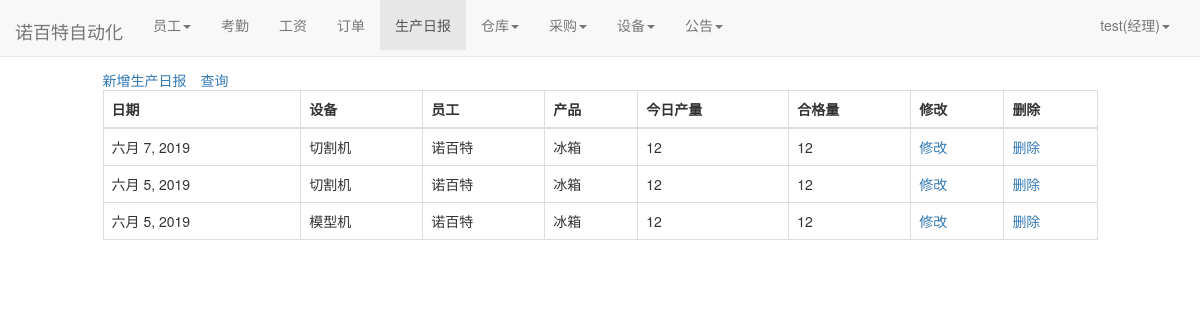
The app's page /warehouse/product_diary/ (signed in) with its own data.
### user/models.py (models this page shows)
class Profile(models.Model):
    user = models.OneToOneField(User, on_delete=models.CASCADE)
    staff_gender = models.CharField(max_length=10, choices=(('male', '男'), ('female', '女')), default='male',
                                    verbose_name='性别')
    staff_age = models.PositiveIntegerField(verbose_name="年龄")
    staff_home = models.CharField(max_length=100, verbose_name="籍贯")
    staff_nationality = models.CharField(max_length=20, verbose_name="民族")  # 民族
    staff_tel = models.BigIntegerField(verbose_name="电话")
    start_time = models.DateField(auto_now_add=True, verbose_name="入职时间")  # 入职时间
    id_card = models.CharField(max_length=20,verbose_name="身份证")  # 身份证号
    staff_type = models.CharField(max_length=100,verbose_name="职位", null=True)  # 职位
    salary_pre_hour = models.IntegerField(verbose_name="时薪")  # 时薪
    class Meta:
        ordering = ['-start_time']

### warehouse/models.py (models this page shows)
class ProduceDiary(models.Model):#生产日记
    current_time = models.DateField(auto_now_add=True, verbose_name="日期")
    facility_id = models.ForeignKey(Facility, verbose_name="设备", on_delete=models.DO_NOTHING)
    staff_name = models.ForeignKey(User, verbose_name="员工", on_delete=models.DO_NOTHING)
    product_name = models.ForeignKey(Product, verbose_name="产品", on_delete=models.DO_NOTHING)
    today_done_num = models.IntegerField(default=0, verbose_name="今日产量")
    qualified_num = models.IntegerField(default=0, verbose_name="合格量")
    class Meta:
        ordering = ['-current_time']

class Product(models.Model):
    product_name = models.CharField(max_length=100)
    def __str__(self):
        return self.product_name

### facility/models.py (models this page shows)
class Facility(models.Model):#设备
    version = models.CharField(max_length=100, verbose_name="型号")
    facility_name = models.CharField(max_length=100, verbose_name="名称")
    price = models.BigIntegerField(verbose_name="价格")
    buyer = models.ForeignKey(User, on_delete=models.DO_NOTHING, verbose_name="购买人")
    buy_time = models.DateField(auto_now_add=True, verbose_name="购买时间")
    def __str__(self):
        return self.facility_name

### warehouse/views.py (the view)
# urls.py: path('product_diary/', views.product_diary, name='product_diary'),
def product_diary(request):
    context = {}
    product_diaries = ProduceDiary.objects.all()
    context['product_diaries'] = product_diaries
    return render(request, 'product_diary.html', context)

### user/models.py (called while the page is built)
def get_staff_type(self):
    if Profile.objects.filter(user=self).exists():
        profile = Profile.objects.get(user=self)
        return profile.staff_type
    else:
        return ''

### warehouse/templates/product_diary.html (shortened to what this page needs)
{% extends 'base.html' %}
{% block nav_producediary_active %}active{% endblock %}
{% block content %}
    <div class="containter">
        <div class="row">
            <div class="col-xs-10 col-xs-offset-1">
                {% if user.is_authenticated %}
                <table class="table table-bordered table-hover">
                    <a href="{% url 'product_diary_append' %}">新增生产日报</a>
                    <span style="margin-left: 1em"><a href="{% url 'product_diary_select' %}">查询</a></span>
                  <thead>
                    <tr>
                      <th scope="col">日期</th>
                      <th scope="col">设备</th>
                      <th scope="col">员工</th>
                      <th scope="col">产品</th>
                      <th scope="col">今日产量</th>
                       <th scope="col">合格量</th>
                           <th scope="col">修改</th>
                      <th scope="col">删除</th>
                    </tr>
                  </thead>
                  <tbody>
                  {%for product_diary in product_diaries%}
                    <tr>
                      <td>{{product_diary.current_time}}</td>
                        <td>{{product_diary.facility_id}}</td>
                      <td>{{product_diary.staff_name}}</td>
                      <td>{{product_diary.product_name}}</td>
                      <td>{{product_diary.today_done_num}}</td>
                      <td>{{product_diary.qualified_num}}</td>
                         <td><a href="{% url 'product_diary_modify' product_diary.pk%}">修改</a></li></td>
                      <td><a href="{% url 'product_diary_delete' product_diary.pk%}">删除</a></li></td>
                    </tr>
                  {% endfor %}
                  </tbody>
                </table>
                {% else %}
                    <span>未登录，跳转到首页...</span>
                    <script type="text/javascript">
                        window.location.href = '/';
                    </script>
                {% endif %}
            </div>
        </div>
    </div>
{% endblock %}

### templates/base.html (shortened to what this page needs)
{% load staticfiles %}
<!doctype html>
<html lang="en">
<head>
    <link rel="stylesheet" href="{% static 'base.css' %}">
     <link rel="stylesheet" href="{% static 'home.css' %}">
    <link rel="stylesheet" href="{% static 'bootstrap-3.37/css/bootstrap.min.css' %}">
</head>
<body>
     <div class="navbar navbar-default navbar-fixed-top" role="navigation">
        <div class="container-fluid">
            <div class="navbar-header">
            </div>
        </div>
     </div>
    <nav class="navbar navbar-default navbar-fixed-top">
      <div class="container-fluid">
        <div class="navbar-header">
          <a class="navbar-brand" href="{% url 'home' %}">诺百特自动化</a>
        </div>
          {% if  user.is_authenticated %}
        <div class="collapse navbar-collapse" id="bs-example-navbar-collapse-1">
          <ul class="nav navbar-nav">
              {% if user.get_staff_type == '经理' %}
              <li class="{% block nav_staff_active %}{% endblock %}">
                    <li class="dropdown">
                      <a href="#" class="dropdown-toggle" data-toggle="dropdown" role="button" aria-haspopup="true" aria-expanded="false">员工<span class="caret"></span></a>
                    </li>
                  </li>
                 <li class="{% block nav_attendence_active %}{% endblock %}"><a href="{% url 'attendence_lists'%}">考勤</a></li>
                  <li class="{% block nav_salary_active %}{% endblock %}"><a href="{% url 'salary_lists'%}">工资</a></li>
                  <li class="{% block nav_order_active %}{% endblock %}"><a href="{% url 'order_list' %}">订单</a></li>
                  <li class="{% block nav_producediary_active %}{% endblock %}"><a href="{% url 'product_diary' %}">生产日报</a></li>
                   <li class="{% block nav_warehousediary_active %}{% endblock %}">
                    <li class="dropdown">
                      <a href="#" class="dropdown-toggle" data-toggle="dropdown" role="button" aria-haspopup="true" aria-expanded="false">仓库<span class="caret"></span></a>
                    </li>
                  </li>
                  <li class="{% block nav_purchase_active %}{% endblock %}">
                    <li class="dropdown">
                      <a href="#" class="dropdown-toggle" data-toggle="dropdown" role="button" aria-haspopup="true" aria-expanded="false">采购<span class="caret"></span></a>
                    </li>
                  </li>
                  <li class="{% block nav_facility_active %}{% endblock %}">
                    <li class="dropdown">
                      <a href="#" class="dropdown-toggle" data-toggle="dropdown" role="button" aria-haspopup="true" aria-expanded="false">设备<span class="caret"></span></a>
                    </li>
                  </li>
              <li class="{% block nav_notice_active %}{% endblock %}">
                    <li class="dropdown">
                      <a href="#" class="dropdown-toggle" data-toggle="dropdown" role="button" aria-haspopup="true" aria-expanded="false">公告<span class="caret"></span></a>
                    </li>
                  </li>
              {%endif%}
          </ul>
        <ul class="nav navbar-nav navbar-right">
            <li class="dropdown">
              <a href="#" class="dropdown-toggle" data-toggle="dropdown" role="button" aria-haspopup="true" aria-expanded="false">
                  {{user.username}}({{user.get_staff_type}})<span class="caret"></span></a>
            </li>
        </ul>
    </div>
          {% else %}
           <ul class="nav navbar-nav navbar-right">
                <li><a href="{% url 'login' %}?from={{ request.get_full_path }}">登录</a></li>
           </ul>
          {% endif %}
      </div>
    </nav>
    {% block content%} {% endblock %}
</body>
</html>

### static/home.css (style rules this page uses)
* { margin: 0; padding: 0; }
body { margin-top: 70px!important; }
ul { list-style-type: none!important; }
ul.navbar-right { margin-right: 0; }
div.navbar-header { font-size: 200%; padding-top: 0.2em; }

### records on screen
ProduceDiary: current_time "六月 7, 2019", facility_id "切割机", staff_name "诺百特", product_name "冰箱", today_done_num "12", qualified_num "12"
ProduceDiary: current_time "六月 5, 2019", facility_id "切割机", staff_name "诺百特", product_name "冰箱", today_done_num "12", qualified_num "12"
ProduceDiary: current_time "六月 5, 2019", facility_id "模型机", staff_name "诺百特", product_name "冰箱", today_done_num "12", qualified_num "12"

### other values on screen
{{ user.username }} "test"
{{ user.get_staff_type }} "经理"
